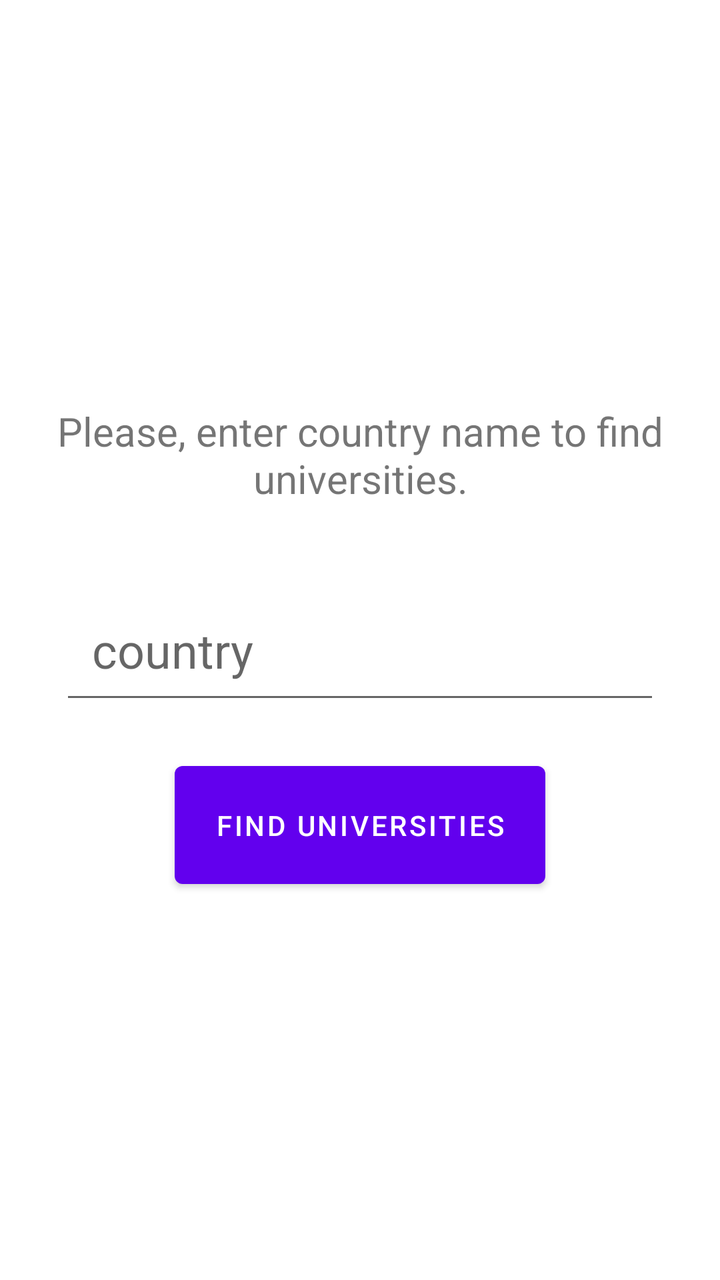
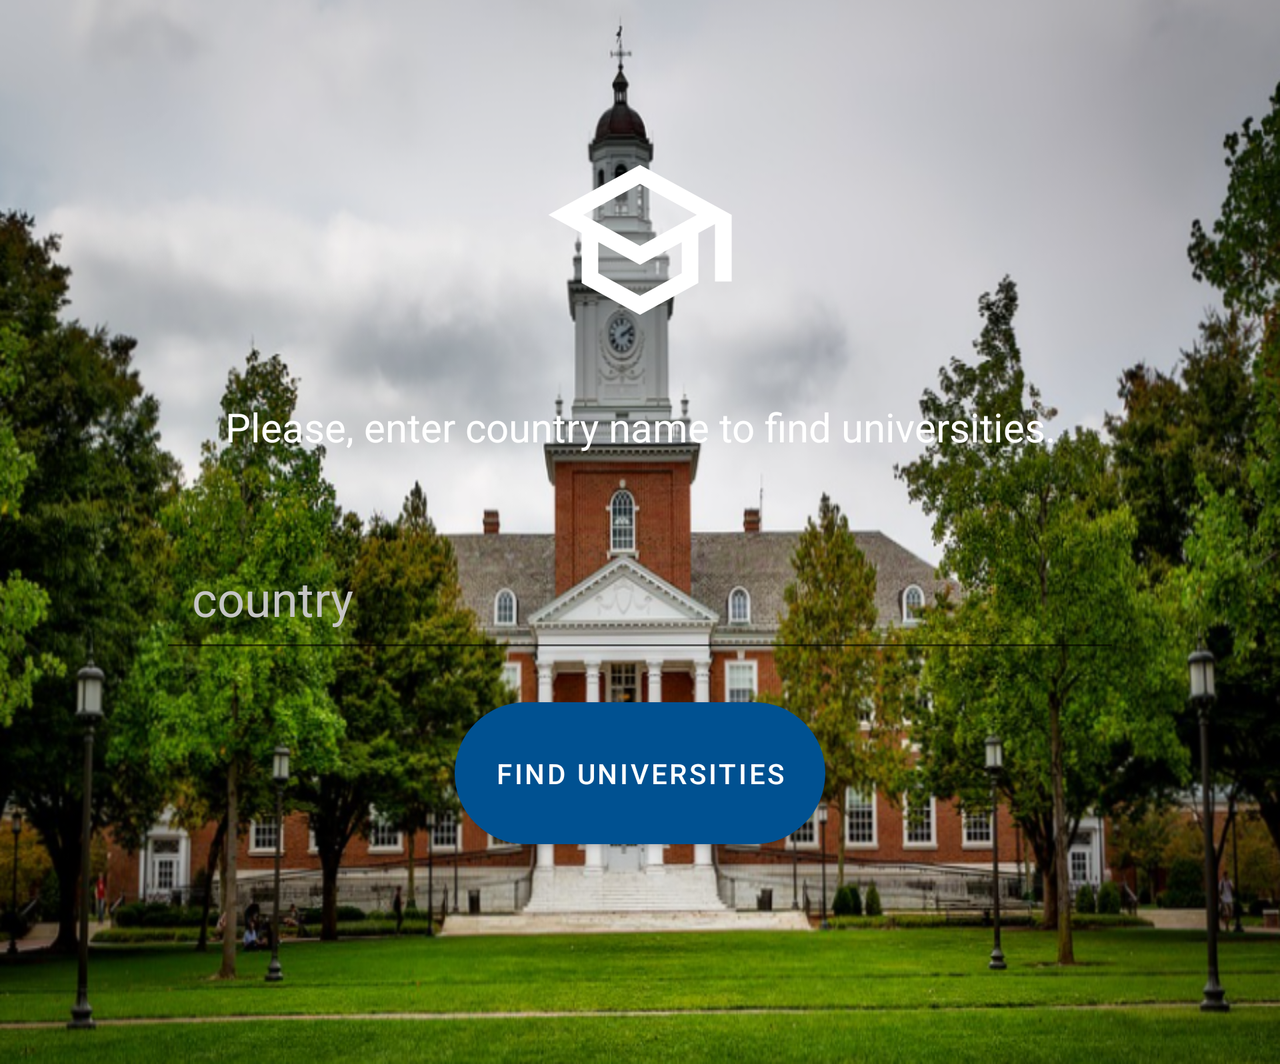

The same Android screen from two of the app's own layout files: first res/layout/ as a phone draws it, then the repository's variant for another configuration, drawn on a device whose configuration selects that folder. Both files follow.
<!-- AndroidManifest.xml: application theme Theme.FindUniversity -->
<!-- res/layout/activity_main.xml -->
<?xml version="1.0" encoding="utf-8"?>
<ScrollView xmlns:android="http://schemas.android.com/apk/res/android"
    xmlns:app="http://schemas.android.com/apk/res-auto"
    android:layout_width="match_parent"
    android:layout_height="match_parent">

    <androidx.constraintlayout.widget.ConstraintLayout xmlns:tools="http://schemas.android.com/tools"
        android:layout_width="match_parent"
        android:layout_height="wrap_content"
        android:layout_gravity="center"
        tools:context=".view.MainActivity">

        <TextView
            android:id="@+id/activity_main_hint"
            android:layout_width="wrap_content"
            android:layout_height="wrap_content"
            android:layout_marginBottom="10dp"
            android:padding="10dp"
            android:text="@string/activity_main_hint"
            android:textAlignment="center"
            android:textSize="20sp"
            app:layout_constraintBottom_toTopOf="@id/activity_main_country"
            app:layout_constraintEnd_toEndOf="parent"
            app:layout_constraintStart_toStartOf="parent"
            app:layout_constraintTop_toTopOf="parent" />

        <EditText
            android:id="@+id/activity_main_country"
            android:layout_width="match_parent"
            android:layout_height="wrap_content"
            android:layout_marginHorizontal="30dp"
            android:layout_marginVertical="20dp"
            android:hint="@string/country"
            android:padding="16dp"
            android:textSize="24sp"
            app:layout_constraintBottom_toTopOf="@id/activity_main_find_universities_button"
            app:layout_constraintTop_toBottomOf="@id/activity_main_hint" />

        <Button
            android:id="@+id/activity_main_find_universities_button"
            android:layout_width="wrap_content"
            android:layout_height="wrap_content"
            android:padding="20dp"
            android:text="@string/find_universities"
            android:textSize="14dp"
            app:layout_constraintBottom_toBottomOf="parent"
            app:layout_constraintEnd_toEndOf="parent"
            app:layout_constraintStart_toStartOf="parent"
            app:layout_constraintTop_toBottomOf="@id/activity_main_country" />

    </androidx.constraintlayout.widget.ConstraintLayout>

</ScrollView>
<!-- resources referenced by this layout -->
<resources>
  <string name="activity_main_hint">Please, enter country name to find universities.</string>
  <string name="country">country</string>
  <string name="find_universities">find universities</string>
  <style name="Theme.FindUniversity" parent="Theme.MaterialComponents.DayNight.DarkActionBar">
          
          <item name="colorPrimary">@color/purple_500</item>
          <item name="colorPrimaryVariant">@color/purple_700</item>
          <item name="colorOnPrimary">@color/white</item>
          
          <item name="colorSecondary">@color/teal_200</item>
          <item name="colorSecondaryVariant">@color/teal_700</item>
          <item name="colorOnSecondary">@color/black</item>
          
          <item name="android:statusBarColor" tools:targetApi="l">?attr/colorPrimaryVariant</item>
          
      </style>
  <color name="white">#FFFFFFFF</color>
  <color name="black">#FF000000</color>
</resources>
<!-- res/layout-land/activity_main.xml (the repository's variant of the layout above) -->
<!-- drawn on the phone turned sideways -->
<?xml version="1.0" encoding="utf-8"?>
<ScrollView xmlns:android="http://schemas.android.com/apk/res/android"
    xmlns:app="http://schemas.android.com/apk/res-auto"
    android:layout_width="match_parent"
    android:layout_height="match_parent"
    android:layout_gravity="center"
    android:background="@drawable/university_1_horizontal">

    <androidx.constraintlayout.widget.ConstraintLayout
        android:layout_width="match_parent"
        android:layout_height="wrap_content">

        <androidx.constraintlayout.widget.ConstraintLayout xmlns:tools="http://schemas.android.com/tools"
            android:id="@+id/activity_main_card"
            android:layout_width="match_parent"
            android:layout_height="match_parent"
            android:layout_marginHorizontal="50dp"
            android:layout_marginVertical="30dp"
            android:background="@drawable/transparent_background"
            android:paddingBottom="30dp"
            app:layout_constraintBottom_toBottomOf="parent"
            app:layout_constraintTop_toTopOf="parent"
            tools:context=".view.MainActivity">

            <ImageView
                android:id="@+id/activity_main_image"
                android:layout_width="100dp"
                android:layout_height="100dp"
                android:layout_marginTop="40dp"
                android:layout_marginBottom="20dp"
                android:src="@drawable/ic_twotone_school_24"
                app:layout_constraintBottom_toTopOf="@+id/activity_main_hint"
                app:layout_constraintEnd_toEndOf="parent"
                app:layout_constraintStart_toStartOf="parent"
                app:layout_constraintTop_toTopOf="parent" />

            <TextView
                android:id="@+id/activity_main_hint"
                android:layout_width="wrap_content"
                android:layout_height="wrap_content"
                android:layout_marginBottom="10dp"
                android:padding="10dp"
                android:text="@string/activity_main_hint"
                android:textAlignment="center"
                android:textColor="@color/white"
                android:textSize="20sp"
                app:layout_constraintBottom_toTopOf="@id/activity_main_country"
                app:layout_constraintEnd_toEndOf="parent"
                app:layout_constraintStart_toStartOf="parent"
                app:layout_constraintTop_toBottomOf="@+id/activity_main_image" />

            <EditText
                android:id="@+id/activity_main_country"
                android:layout_width="match_parent"
                android:layout_height="wrap_content"
                android:layout_marginHorizontal="30dp"
                android:layout_marginVertical="20dp"
                android:hint="@string/country"
                android:padding="16dp"
                android:textColor="@color/white"
                android:textColorHint="@color/gray"
                android:textSize="24sp"
                app:layout_constraintBottom_toTopOf="@id/activity_main_find_universities_button"
                app:layout_constraintTop_toBottomOf="@id/activity_main_hint" />

            <Button
                android:id="@+id/activity_main_find_universities_button"
                android:layout_width="wrap_content"
                android:layout_height="wrap_content"
                android:layout_marginBottom="50dp"
                android:background="@drawable/button_background"
                android:padding="20dp"
                android:text="@string/find_universities"
                android:textSize="14dp"
                app:backgroundTint="@null"
                app:layout_constraintBottom_toBottomOf="parent"
                app:layout_constraintEnd_toEndOf="parent"
                app:layout_constraintStart_toStartOf="parent"
                app:layout_constraintTop_toBottomOf="@id/activity_main_country" />

        </androidx.constraintlayout.widget.ConstraintLayout>

    </androidx.constraintlayout.widget.ConstraintLayout>

</ScrollView>
<!-- resources referenced by the variant -->
<!-- as the phone turned sideways resolves them -->
<resources>
  <color name="gray">#C5C5C5</color>
  <color name="white">#FFFFFFFF</color>
  <!-- drawable button_background (drawable) -->
  <?xml version="1.0" encoding="utf-8"?>
  <selector xmlns:android="http://schemas.android.com/apk/res/android">
      <item android:state_pressed="false">
          <shape android:shape="rectangle">
              <corners android:radius="100dp" />
              <solid android:color="@color/blue_dark" />
          </shape>
      </item>
      <item android:state_pressed="true">
          <shape android:shape="rectangle">
              <corners android:radius="100dp" />
              <solid android:color="@color/blue_dark_button_pressed" />
          </shape>
      </item>
  </selector>
  <!-- drawable ic_twotone_school_24 (drawable) -->
  <vector android:height="24dp" android:tint="#FFFFFF"
      android:viewportHeight="24" android:viewportWidth="24"
      android:width="24dp" xmlns:android="http://schemas.android.com/apk/res/android">
      <path android:fillAlpha="0.3"
          android:fillColor="@android:color/white"
          android:pathData="M7,12.27v3.72l5,2.73 5,-2.73v-3.72L12,15zM5.18,9L12,12.72 18.82,9 12,5.28z" android:strokeAlpha="0.3"/>
      <path android:fillColor="@android:color/white" android:pathData="M12,3L1,9l4,2.18v6L12,21l7,-3.82v-6l2,-1.09L21,17h2L23,9L12,3zM17,15.99l-5,2.73 -5,-2.73v-3.72L12,15l5,-2.73v3.72zM12,12.72L5.18,9 12,5.28 18.82,9 12,12.72z"/>
  </vector>
  <!-- drawable university_1_horizontal: png bitmap (drawable, 731805 bytes) -->
  <string name="activity_main_hint">Please, enter country name to find universities.</string>
  <string name="country">country</string>
  <string name="find_universities">find universities</string>
  <style name="Theme.FindUniversity" parent="Theme.MaterialComponents.DayNight.DarkActionBar">
          
          <item name="colorPrimary">@color/purple_500</item>
          <item name="colorPrimaryVariant">@color/purple_700</item>
          <item name="colorOnPrimary">@color/white</item>
          
          <item name="colorSecondary">@color/teal_200</item>
          <item name="colorSecondaryVariant">@color/teal_700</item>
          <item name="colorOnSecondary">@color/black</item>
          
          <item name="android:statusBarColor" tools:targetApi="l">?attr/colorPrimaryVariant</item>
          
      </style>
  <color name="blue_dark">#005191</color>
  <color name="blue_dark_button_pressed">#006BBF</color>
  <color name="black">#FF000000</color>
</resources>
